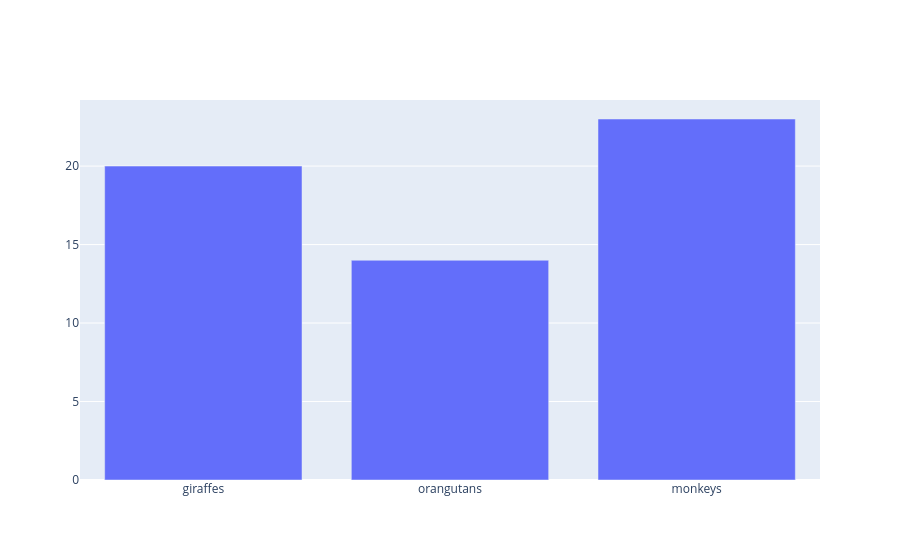

Source (notebook cell):
### Markdown cell above
## Bar chart

### Code cell
# Make a bar chart to show the number of animals

animals = ['giraffes', 'orangutans', 'monkeys']
quantity = [20, 14, 23]

fig = go.Figure(data=go.Bar(x=animals, y=quantity))
fig.show()

### Figure 1 — Plotly figure (JSON) as saved in the notebook; plotly's stock layout.template omitted (floating-point values rounded to 4 significant figures)
{"data": [{"type": "bar", "x": ["giraffes", "orangutans", "monkeys"], "y": [20, 14, 23]}], "layout": {"autosize": true, "xaxis": {"autorange": true, "range": [-0.5, 2.5], "type": "category"}, "yaxis": {"autorange": true, "range": [0, 24.21], "type": "linear"}}}
